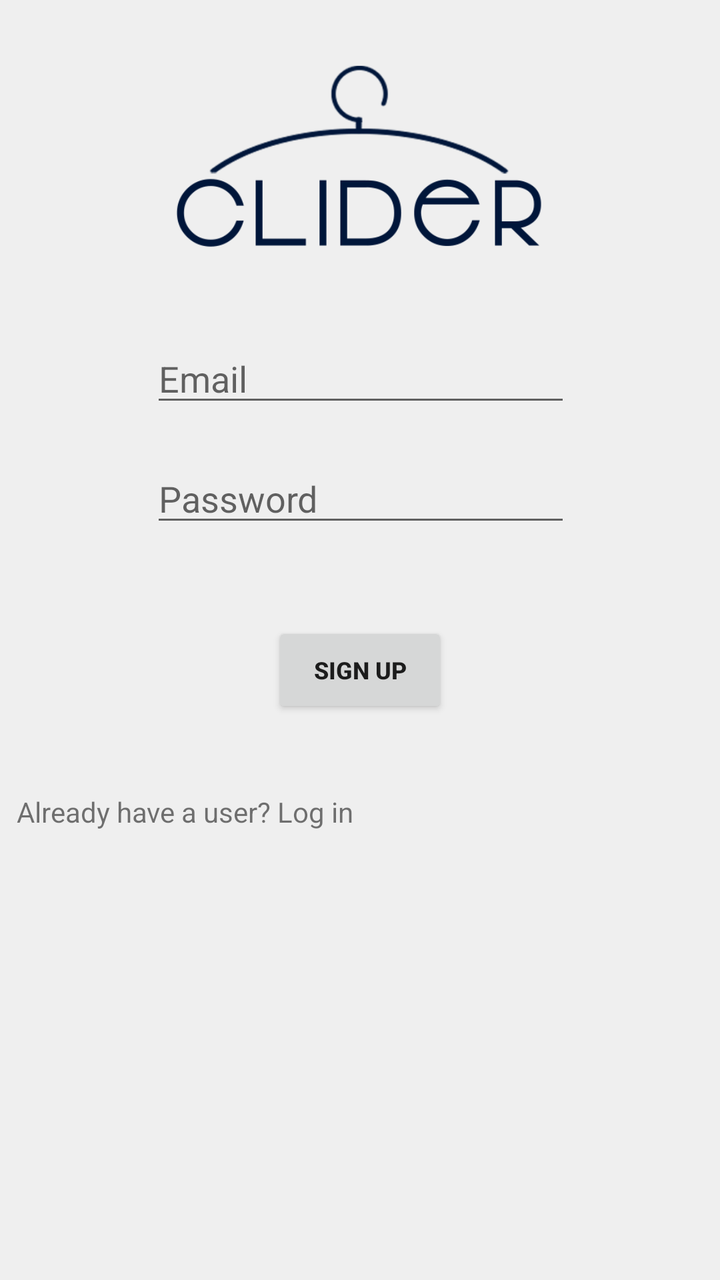
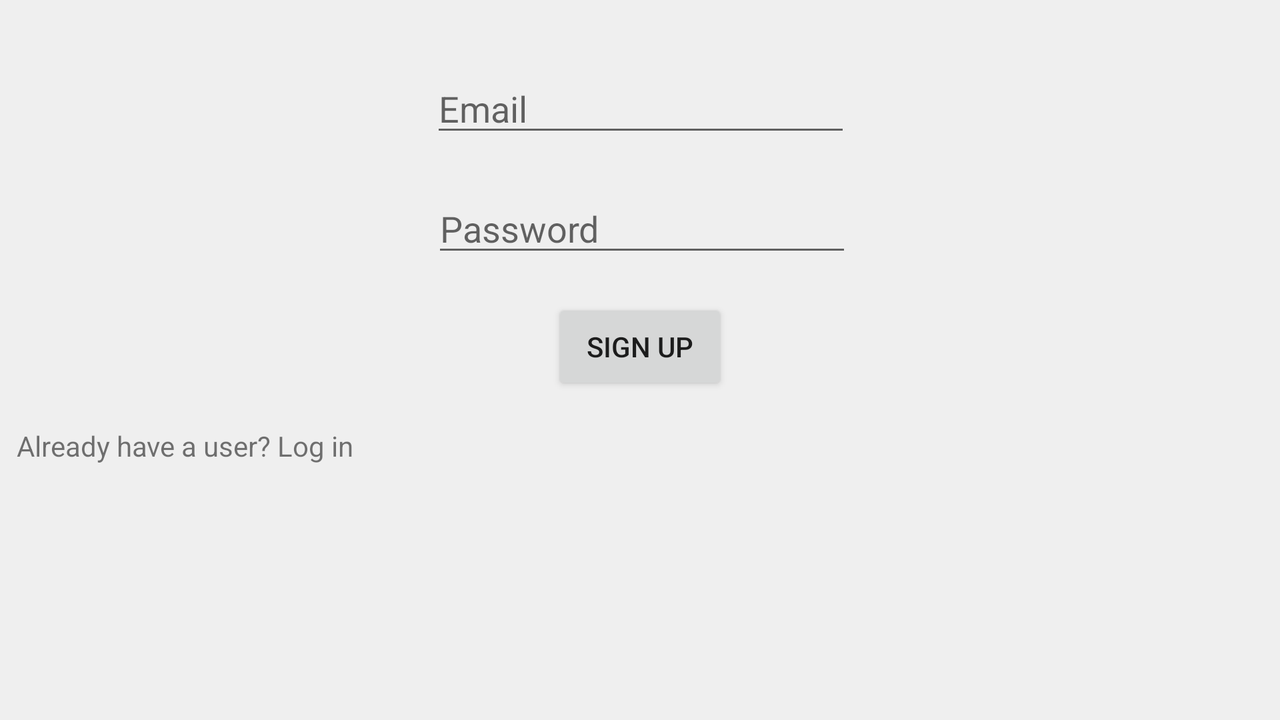

An Android layout and its configuration variant, each rendered on a device that would load it. The default file and the variant file are quoted in full after the pictures.
<!-- AndroidManifest.xml: application theme AppTheme -->
<!-- res/layout/activity_main.xml -->
<?xml version="1.0" encoding="utf-8"?>

<android.support.constraint.ConstraintLayout xmlns:android="http://schemas.android.com/apk/res/android"
    xmlns:app="http://schemas.android.com/apk/res-auto"
    xmlns:tools="http://schemas.android.com/tools"
    android:layout_width="match_parent"
    android:layout_height="match_parent"
    tools:context="com.example.nicolai.clider.Activities.MainActivity">

    <ImageView
        android:id="@+id/imageView2"
        android:layout_width="197dp"
        android:layout_height="111dp"
        android:layout_marginEnd="8dp"
        android:layout_marginStart="8dp"
        android:layout_marginTop="24dp"
        app:layout_constraintEnd_toEndOf="parent"
        app:layout_constraintStart_toStartOf="parent"
        app:layout_constraintTop_toTopOf="parent"
        app:srcCompat="@drawable/clider_img" />

    <LinearLayout
        android:layout_width="match_parent"
        android:layout_height="wrap_content"
        android:orientation="vertical"
        >


    </LinearLayout>

    <EditText
        android:id="@+id/textEmail"
        android:layout_width="wrap_content"
        android:layout_height="wrap_content"
        android:layout_marginTop="32dp"
        android:ems="10"
        android:hint="@string/email"
        android:inputType="textPersonName"
        app:layout_constraintHorizontal_bias="0.502"
        app:layout_constraintLeft_toLeftOf="parent"
        app:layout_constraintRight_toRightOf="parent"
        app:layout_constraintTop_toBottomOf="@+id/imageView2" />

    <EditText
        android:id="@+id/textPassword"
        android:layout_width="wrap_content"
        android:layout_height="wrap_content"
        android:layout_marginTop="60dp"
        android:ems="10"
        android:hint="@string/password"
        android:inputType="textPassword"
        app:layout_constraintHorizontal_bias="0.502"
        app:layout_constraintLeft_toLeftOf="parent"
        app:layout_constraintRight_toRightOf="parent"
        app:layout_constraintTop_toTopOf="@+id/textEmail" />

    <Button
        android:id="@+id/buttonRegister"
        android:layout_width="wrap_content"
        android:layout_height="wrap_content"
        android:layout_marginTop="84dp"
        android:text="@string/signUp"
        android:textSize="12sp"
        android:textStyle="bold"
        app:layout_constraintLeft_toLeftOf="parent"
        app:layout_constraintRight_toRightOf="parent"
        app:layout_constraintTop_toTopOf="@+id/textPassword" />

    <TextView
        android:id="@+id/link"
        android:layout_width="185dp"
        android:layout_height="35dp"
        android:layout_marginTop="128dp"
        android:text="@string/loginText"
        android:textAlignment="center"
        app:layout_constraintLeft_toLeftOf="parent"
        app:layout_constraintRight_toRightOf="parent"
        app:layout_constraintStart_toStartOf="parent"
        app:layout_constraintTop_toBottomOf="@+id/textPassword" />


</android.support.constraint.ConstraintLayout>
<!-- resources referenced by this layout -->
<resources>
  <!-- drawable clider_img: png bitmap (drawable, 14572 bytes) -->
  <string name="email">Email</string>
  <string name="loginText">Already have a user? Log in </string>
  <string name="password">Password</string>
  <string name="signUp">Sign up</string>
  <style name="AppTheme" parent="Theme.AppCompat.Light.DarkActionBar">
          
          <item name="colorPrimary">@color/colorPrimary</item>
          <item name="colorPrimaryDark">@color/colorPrimaryDark</item>
          <item name="colorAccent">@color/colorAccent</item>
  
          <item name="android:colorBackground">@color/backgroundColor</item>
      </style>
  <color name="colorPrimary">#00163a</color>
  <color name="colorPrimaryDark">#00163a</color>
  <color name="colorAccent">#3596ff</color>
  <color name="backgroundColor">#efefef</color>
</resources>
<!-- res/layout-land/activity_main.xml (the repository's variant of the layout above) -->
<!-- drawn on the phone turned sideways -->
<?xml version="1.0" encoding="utf-8"?>

<android.support.constraint.ConstraintLayout xmlns:android="http://schemas.android.com/apk/res/android"
    xmlns:app="http://schemas.android.com/apk/res-auto"
    xmlns:tools="http://schemas.android.com/tools"
    android:layout_width="match_parent"
    android:layout_height="match_parent"
    tools:context="com.example.nicolai.clider.Activities.MainActivity">

    <LinearLayout
        android:id="@+id/linearLayout"
        android:layout_width="match_parent"
        android:layout_height="wrap_content"
        android:orientation="vertical">


    </LinearLayout>

    <EditText
        android:id="@+id/textEmail"
        android:layout_width="wrap_content"
        android:layout_height="wrap_content"
        android:layout_marginTop="32dp"
        android:ems="10"
        android:hint="@string/email"
        android:inputType="textPersonName"
        app:layout_constraintHorizontal_bias="0.501"
        app:layout_constraintLeft_toLeftOf="parent"
        app:layout_constraintRight_toRightOf="parent"
        app:layout_constraintTop_toBottomOf="@+id/linearLayout" />

    <EditText
        android:id="@+id/textPassword"
        android:layout_width="wrap_content"
        android:layout_height="wrap_content"
        android:layout_marginTop="60dp"
        android:ems="10"
        android:hint="@string/password"
        android:inputType="textPassword"
        app:layout_constraintHorizontal_bias="0.502"
        app:layout_constraintLeft_toLeftOf="parent"
        app:layout_constraintRight_toRightOf="parent"
        app:layout_constraintTop_toTopOf="@+id/textEmail" />

    <Button
        android:id="@+id/buttonRegister"
        android:layout_width="wrap_content"
        android:layout_height="wrap_content"
        android:layout_marginTop="16dp"
        android:text="@string/signUp"
        app:layout_constraintLeft_toLeftOf="parent"
        app:layout_constraintRight_toRightOf="parent"
        app:layout_constraintTop_toBottomOf="@+id/textPassword" />

    <TextView
        android:id="@+id/link"
        android:layout_width="185dp"
        android:layout_height="35dp"
        android:layout_marginTop="16dp"
        android:text="@string/loginText"
        android:textAlignment="center"
        app:layout_constraintLeft_toLeftOf="parent"
        app:layout_constraintRight_toRightOf="parent"
        app:layout_constraintStart_toStartOf="parent"
        app:layout_constraintTop_toBottomOf="@+id/buttonRegister" />


</android.support.constraint.ConstraintLayout>
<!-- resources referenced by the variant -->
<!-- as the phone turned sideways resolves them -->
<resources>
  <string name="email">Email</string>
  <string name="loginText">Already have a user? Log in </string>
  <string name="password">Password</string>
  <string name="signUp">Sign up</string>
  <style name="AppTheme" parent="Theme.AppCompat.Light.DarkActionBar">
          
          <item name="colorPrimary">@color/colorPrimary</item>
          <item name="colorPrimaryDark">@color/colorPrimaryDark</item>
          <item name="colorAccent">@color/colorAccent</item>
  
          <item name="android:colorBackground">@color/backgroundColor</item>
      </style>
  <color name="colorPrimary">#00163a</color>
  <color name="colorPrimaryDark">#00163a</color>
  <color name="colorAccent">#3596ff</color>
  <color name="backgroundColor">#efefef</color>
</resources>
